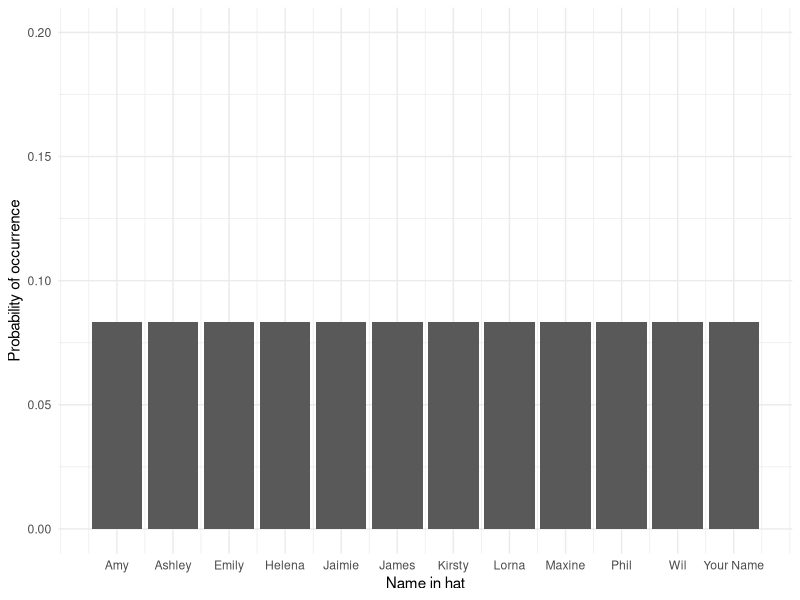
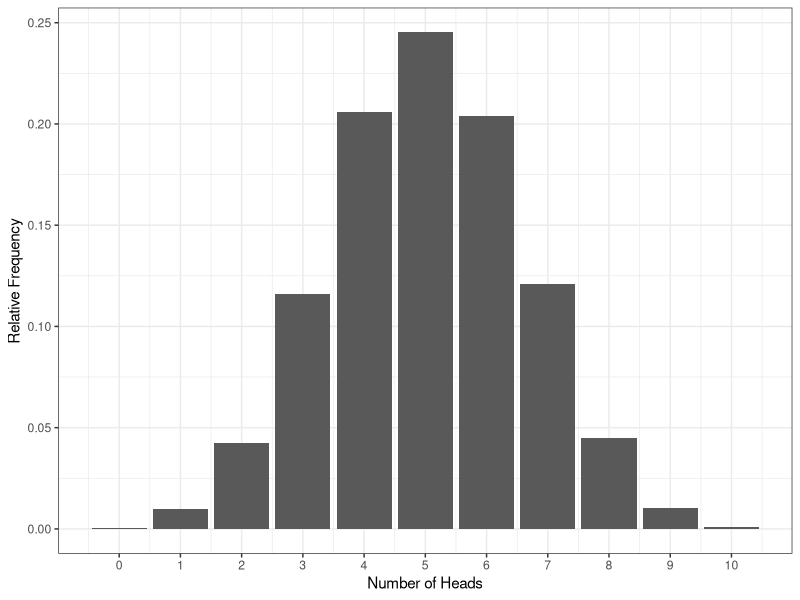
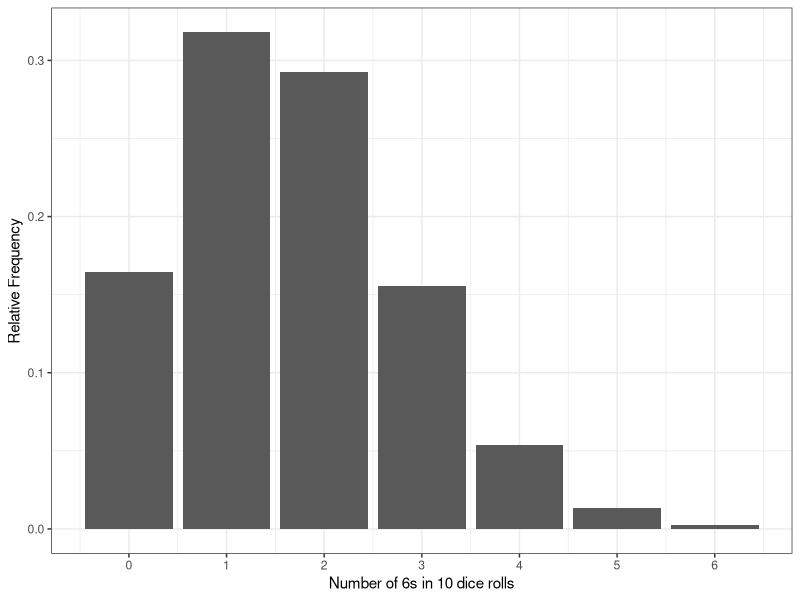
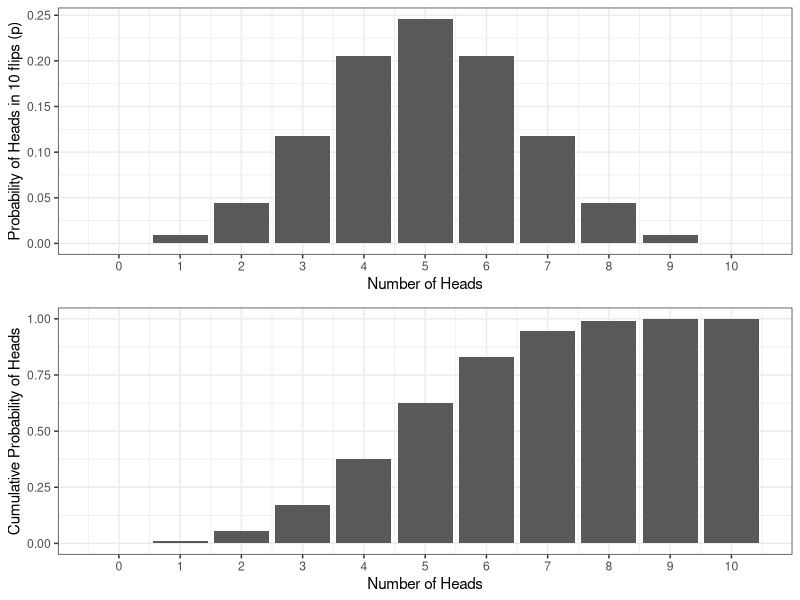
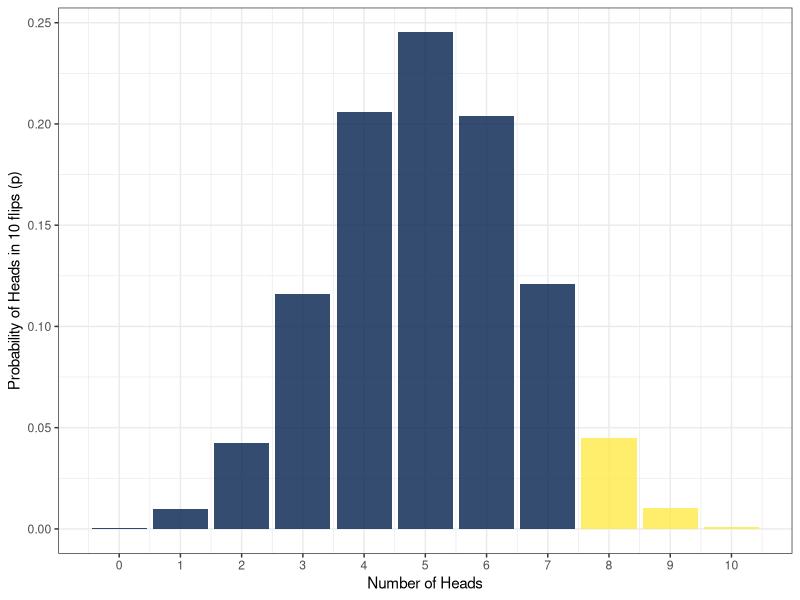

Here is the R script that generated these plots, in order:
## ---- chunk 1
library(tidyverse)
name <- 1:12
prob <- rep_len(1/12, length.out=12) #sample(x = 1/12, size = 12, replace = TRUE)
dat <- tibble(name, prob)
ggplot(dat, aes(name, prob)) + geom_col() +
  scale_y_continuous(limits = c(0,.2), name = "Probability of occurrence") +
  scale_x_continuous(breaks = c(1:12),
                     name = "Name in hat",
                     labels = c("Your Name","Amy", "Jaimie", "Emily", "Helena", "Ashley", "Wil", "Phil", "James", "Lorna", "Maxine", "Kirsty") %>% sort()) +
  theme_minimal()
## ---- chunk 2
heads10000 <- replicate(n = 10000, 
                        expr = sample(0:1, 10, TRUE) %>% sum())
data10000 <- tibble(heads = heads10000) %>%   # convert to a tibble
                group_by(heads) %>% # group by number of possibilities 
                summarise(n = n(), # count occurrences of each possibility,
                          p=n/10000) # & calculate probability (p) of each
ggplot(data10000, aes(x = heads,y = p)) + 
  geom_bar(stat = "identity") + 
  labs(x = "Number of Heads", 
       y = "Relative Frequency") +
  theme_bw() +
  scale_x_continuous(breaks = 0:10)
## ---- chunk 3
dice10000 <- replicate(n = 10000, 
                       expr = sample(0:1, 10, TRUE, prob = (c(5/6, 1/6))) %>% sum())
tibble(heads = dice10000) %>%   # convert to a tibble
  group_by(heads) %>% # group by number of possibilities 
  summarise(n = n(), # count occurrences of each possibility,
            p=n/10000) %>%  # & calculate probability (p) of each
  ggplot(aes(x = heads,y = p)) + 
  geom_bar(stat = "identity") + 
  labs(x = "Number of 6s in 10 dice rolls", 
       y = "Relative Frequency") +
  theme_bw() +
  scale_x_continuous(breaks = 0:10)
## ---- chunk 4
#| echo: true
#1
runif(n=1) #default parameters are already set to min=0 and max=1
#2
runif(n=100, max=10) %>% mean()
#3
sample(1:10, size=50, replace=T) %>% mean()
#4
sample(c("Anna", "Barbara", "Christina", "Dana"), size=1)
#5
sample(c("Anna", "Barbara", "Christina", "Dana")) #by default, sample draws all elements in random order
## ---- chunk 5
binomData = tibble(heads = 0:10, 
                   p = dbinom(heads, 10, .5),
                   p_cum = pbinom(heads, 10, .5)) #p_cum = cumsum(p)

cowplot::plot_grid(ggplot(binomData, aes(x = heads,y = p)) + 
  geom_col() + 
  labs(x = "Number of Heads", 
       y = "Probability of Heads in 10 flips (p)") +
  theme_bw() +
  scale_x_continuous(breaks = 0:10),

ggplot(binomData, aes(x = heads,y = p_cum)) + 
  geom_col() + 
  labs(x = "Number of Heads", 
       y = "Cumulative Probability of Heads") +
  theme_bw() +
  scale_x_continuous(breaks = 0:10),
ncol=1)
## ---- chunk 6
#| echo: true
#1
dbinom(x = 5, size = 10, prob = 0.5)
#2 (indirect way)
dbinom(x = 0:2, size=10, prob=0.5) %>% sum()
#2 (direct way)
pbinom(q = 2, size = 10, prob = 0.5) #P(X <= q)
#3 (careful: minus 1)
pbinom(q = 8-1, size = 10, prob = 0.5, lower.tail = F) #P(X > q) = 1 - P(X <= q)
## ---- chunk 7
#| echo: true
#| eval: true

pbinom(q = 2, size = 10, prob = 0.5)
# note: before the first argument was x, but here it's called q

## ---- chunk 8
#| echo: true
#| eval: true
pbinom(q = 7, size = 10, prob = .5) 
## ---- chunk 9
ggplot(data10000, aes(x = heads,y = p)) + 
  geom_bar(stat = "identity", aes(fill = heads >7), show.legend = FALSE, alpha = .8) + 
  labs(x = "Number of Heads", y = "Probability of Heads in 10 flips (p)") +
  theme_bw() +
  scale_x_continuous(breaks = c(0,1,2,3,4,5,6,7,8,9,10)) +
  scale_fill_viridis_d(option = "E")
## ---- chunk 10
#| echo: true
1 - pbinom(q = 6, size = 10, prob = .5)
## ---- chunk 11
#| echo: true
pbinom(q = 6, size = 10, prob = .5, lower.tail = FALSE)
## ---- chunk 12
#| echo: true

qbinom(p = .05, size = 10, prob = .5)

## ---- chunk 13
#| echo: true
pnorm(q = 176.2, mean = 163.8, sd = 6.931, lower.tail = FALSE)
## ---- chunk 14
#| echo: true
pnorm(q = 176.2, mean = 163.8, sd = 6.931, lower.tail = F) + 
  dnorm(x = 176.2, mean = 163.8, sd = 6.931)
## ---- chunk 15
#| echo: true
pnorm(q = 181.12, mean = 176.2, sd = 6.748, lower.tail = FALSE)
## ---- chunk 16
#| echo: true

qnorm(p = .05, mean = 176.2, sd = 6.748, lower.tail = FALSE)

